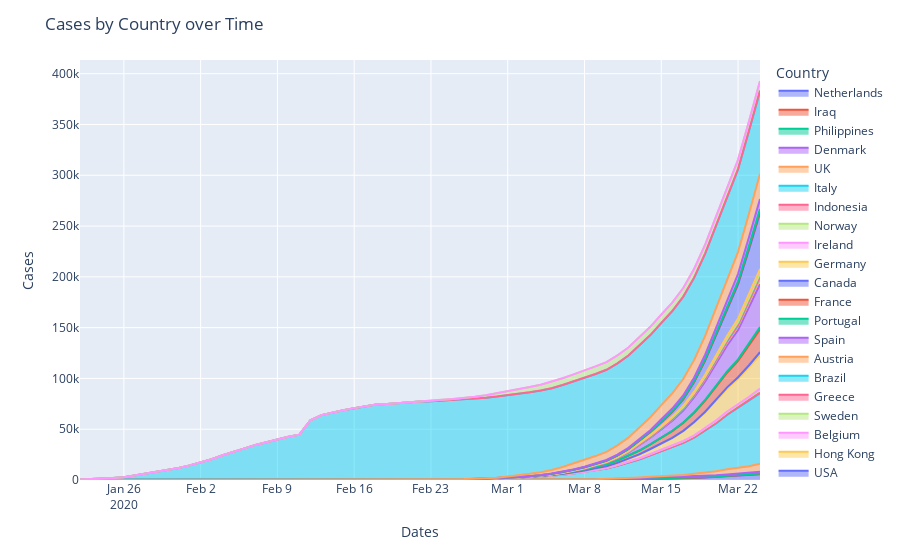
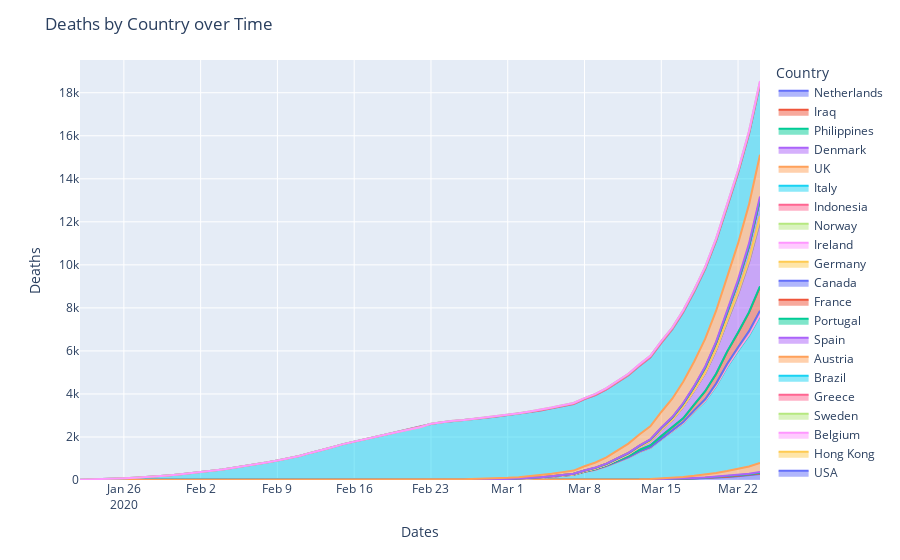
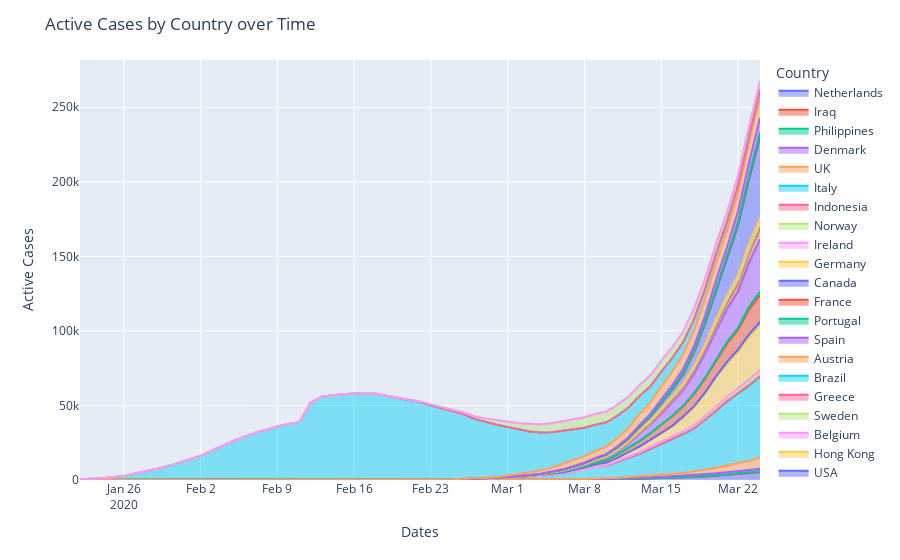
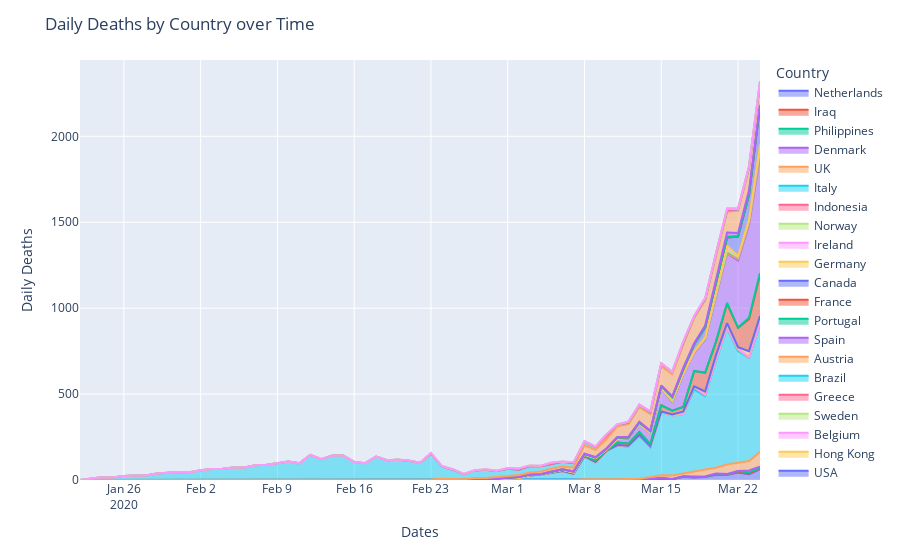

Notebook code for these charts, in order:
### Markdown cell above
# Area Chart

### Code cell
for col in ['Cases', 'Deaths','Active Cases','Daily Deaths']:
    
    fig = px.area(df, x="Dates", y=col, color="Country",)
    fig.update_layout(title=col+' by Country over Time')
    fig.show()
